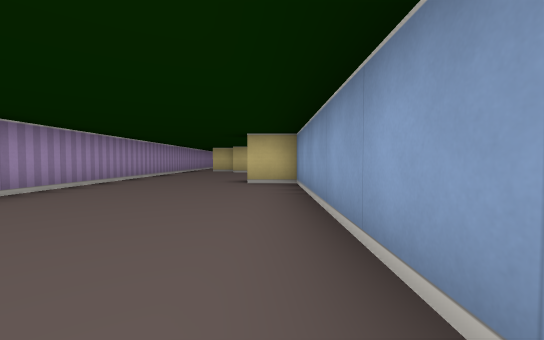
view 1 (above)

21 first-person views from a walk through a cub3D maze. The camera is about half as high as the walls, tilts 2° down and sees 90° across. The floor is counted in squares. Each view is taken from the middle of a square. On the plan, view 1 faces up. The plan holds only what a view shows up to about 9 squares ahead; the rest is blank.

view 2
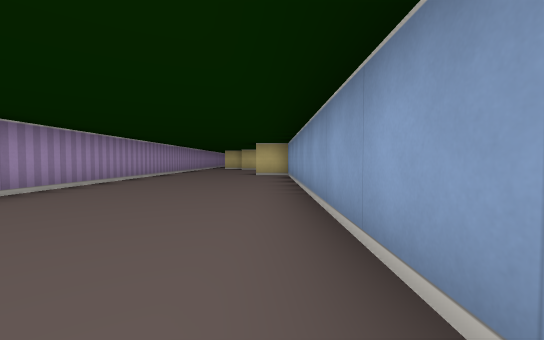

view 3
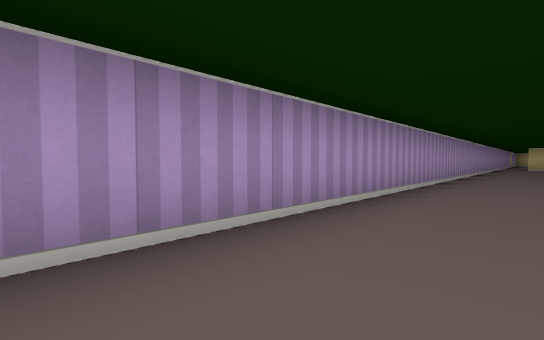

view 4
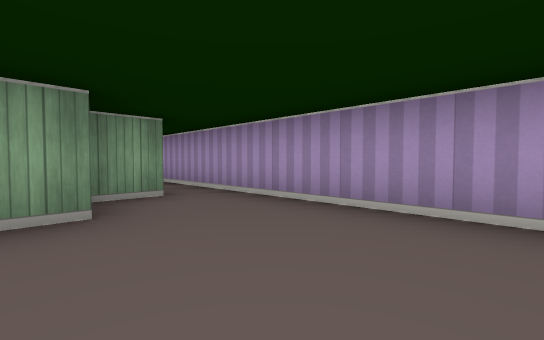

view 5
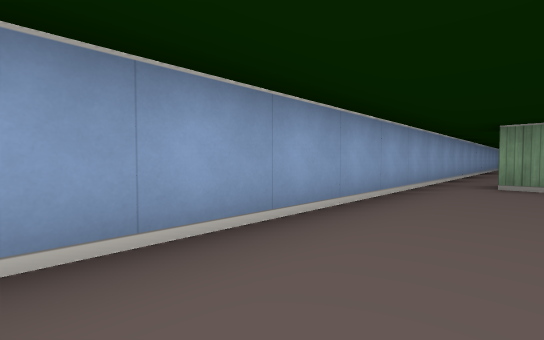

view 6
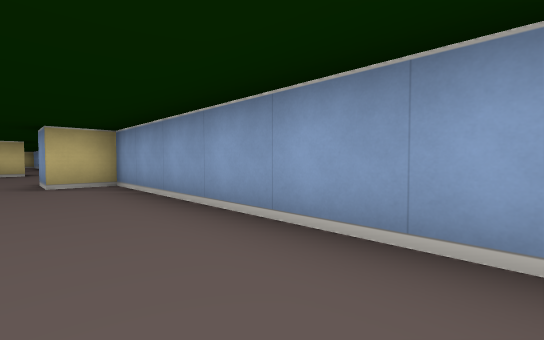

view 7
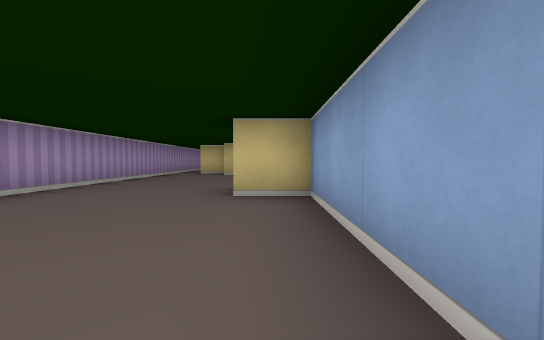

view 8
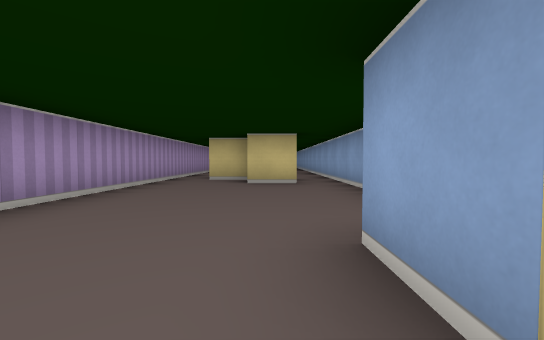

view 9
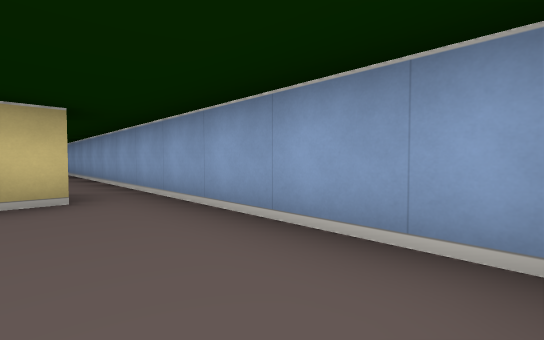

view 10
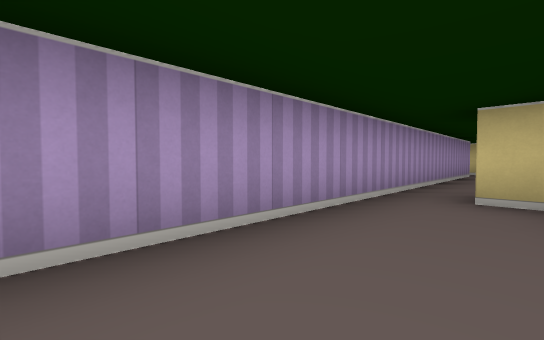

view 11
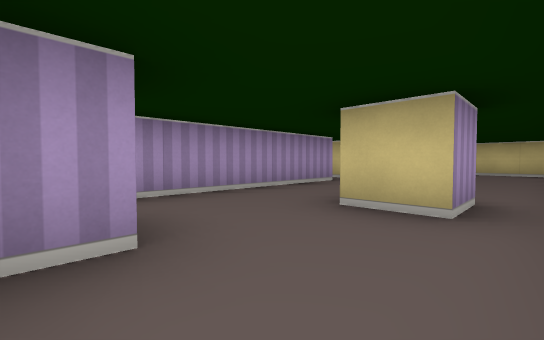

view 12
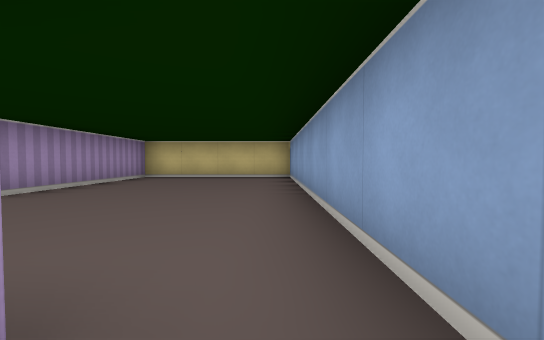

view 13
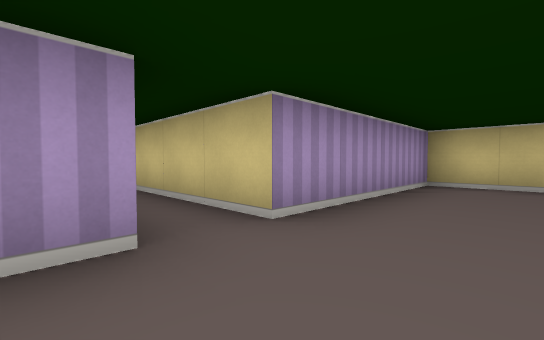

view 14
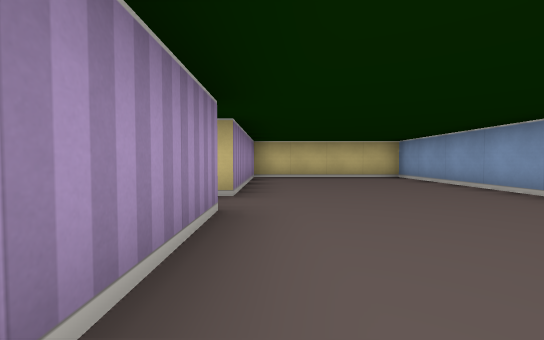

view 15
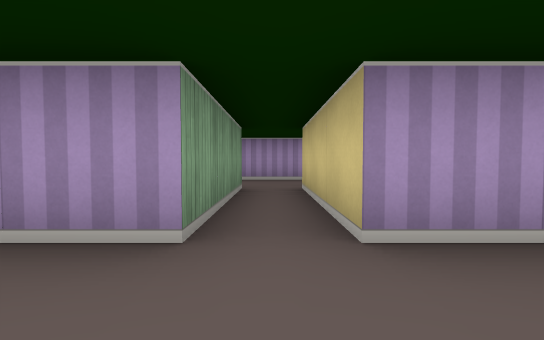

view 16
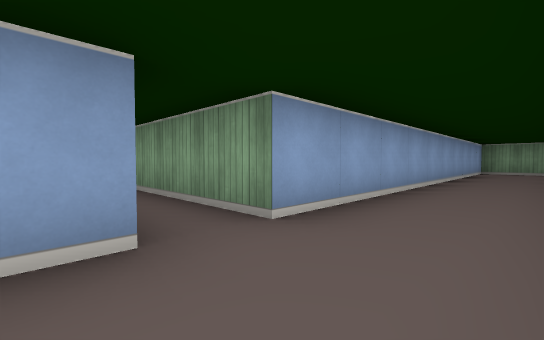

view 17
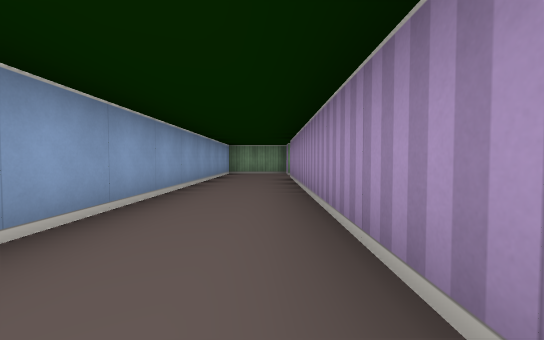

view 18
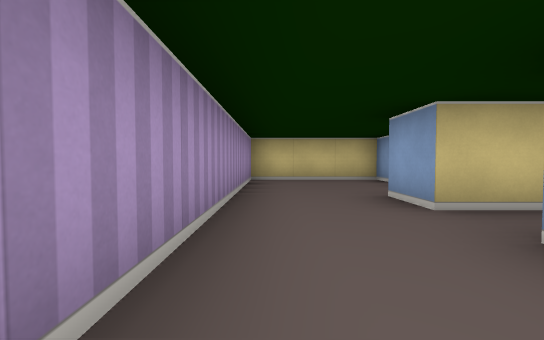

view 19
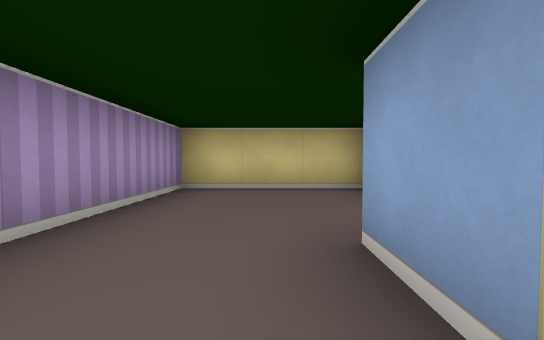

view 20
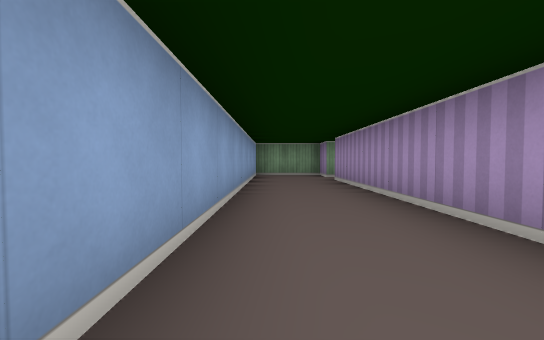

view 21
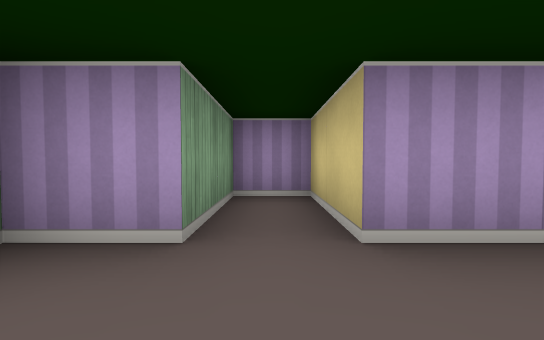

### Floor plan
Ten units are one square. View 1 is at (0, 0); x grows to the right and y downward. Boxes are objects, and circles mark ways between rooms. Rooms are numbered by the first view taken in them; rooms with no view inside come last. Other rooms are left out.
<svg viewBox="-110 -230 120 309">
<path fill="none" stroke="#000" d="M5 -69 5 -106M-16 55 -5 55M-26 65 -16 65M-35 -105 -35 74M-4 -105 -15 -105M5 65 5 -55 -5 -55 -5 -65M-15 -115 -25 -115M-5 -155 -5 -145 -15 -145M-15 -126 -15 -119M-65 -175 -35 -175 -35 -105M5 -106 5 -225 -35 -225 -35 -185 -65 -185M-65 -185 -65 -195M-55 -218 -55 -225 -85 -225 -85 -95 -105 -95 -105 -85 -85 -85 -85 -75 -65 -75M-65 -78 -65 -175"/>
<circle cx="-30" cy="-115" r="3" fill="#2a7"/>
<circle cx="0" cy="-110" r="3" fill="#2a7"/>
<circle cx="-60" cy="-180" r="3" fill="#2a7"/>
<text x="-20" y="-20">1</text>
<text x="-20" y="-170">2</text>
<text x="-70" y="-150">3</text>
</svg>
Room 1 opens to room 2. Room 2 opens to room 3.

Where each view was taken, in squares from view 1:
view 1: 0 up, 0 right, facing up
view 2: 3 down, 0 right, facing up
view 3: 5 down, 2 left, facing up-left
view 4: 3 down, 1 left, facing down-left
view 5: 0 up, 1 left, facing down-right
view 6: 0 up, 1 left, facing up-right
view 7: 2 up, 0 right, facing up
view 8: 5 up, 1 left, facing up
view 9: 7 up, 1 left, facing up-right
view 10: 8 up, 2 left, facing up-left
view 11: 12 up, 0 right, facing up-left
view 12: 15 up, 0 right, facing up
view 13: 17 up, 2 left, facing up-left
view 14: 15 up, 3 left, facing up
view 15: 18 up, 2 left, facing left
view 16: 19 up, 8 left, facing down-right
view 17: 17 up, 8 left, facing down
view 18: 16 up, 8 left, facing up
view 19: 18 up, 7 left, facing up
view 20: 16 up, 7 left, facing down
view 21: 9 up, 7 left, facing left
